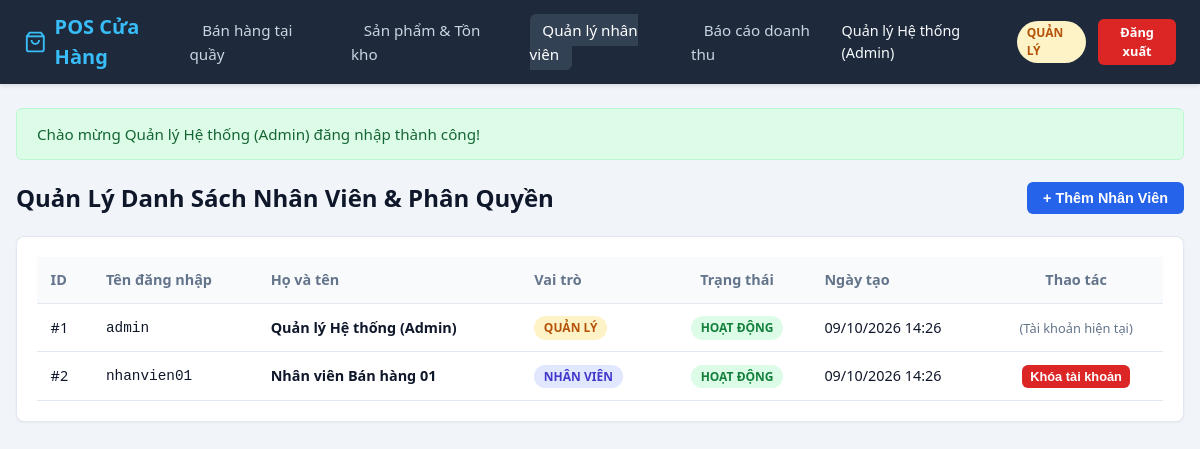
/web/src/users.php (signed in), run on the app's committed database.
### tables this page shows
CREATE TABLE IF NOT EXISTS `users` (
    `id` INT AUTO_INCREMENT PRIMARY KEY,
    `username` VARCHAR(50) NOT NULL UNIQUE,
    `password_hash` VARCHAR(255) NOT NULL,
    `full_name` VARCHAR(100) NOT NULL,
    `role` ENUM('manager', 'staff') NOT NULL,
    `is_active` TINYINT NOT NULL DEFAULT 1,
    `created_at` TIMESTAMP NOT NULL DEFAULT CURRENT_TIMESTAMP
);

### web/src/includes/auth.php (called while the page is built, shortened)
<?php
function is_logged_in() {
    return isset($_SESSION['user_id']) && !empty($_SESSION['user_id']);
}
function current_user() {
    return $_SESSION['user'] ?? null;
}
function is_manager() {
    return is_logged_in() && (current_user()['role'] ?? '') === 'manager';
}

### web/src/includes/helpers.php (called while the page is built, shortened)
<?php
function e($str) {
    return htmlspecialchars((string)$str, ENT_QUOTES, 'UTF-8');
}
function get_flash() {
    if (isset($_SESSION['flash'])) {
        $flash = $_SESSION['flash'];
        return $flash;
    }
    return null;
}

### web/src/users.php (the view, shortened to what this page needs)
<?php
require_once __DIR__ . '/includes/auth.php';
require_once __DIR__ . '/includes/helpers.php';
$pdo = get_db_connection();
$users = $pdo->query("SELECT id, username, full_name, role, is_active, created_at FROM users ORDER BY id ASC")->fetchAll();
require_once __DIR__ . '/includes/header.php';
?>
<div style="display: flex; justify-content: space-between; align-items: center; margin-bottom: 1.25rem;">
    <h2>Quản Lý Danh Sách Nhân Viên & Phân Quyền</h2>
    <button onclick="document.getElementById('user-modal').style.display='block'" class="btn btn-primary">+ Thêm Nhân Viên</button>
</div>
<div class="card">
    <div class="table-responsive">
        <table class="data-table">
            <thead>
                <tr>
                    <th>ID</th>
                    <th>Tên đăng nhập</th>
                    <th>Họ và tên</th>
                    <th>Vai trò</th>
                    <th style="text-align: center;">Trạng thái</th>
                    <th>Ngày tạo</th>
                    <th style="text-align: center;">Thao tác</th>
                </tr>
            </thead>
            <tbody>
                <?php foreach ($users as $u): ?>
                    <tr>
                        <td>#<?= $u['id'] ?></td>
                        <td><code><?= e($u['username']) ?></code></td>
                        <td><strong><?= e($u['full_name']) ?></strong></td>
                        <td>
                            <span class="badge <?= $u['role'] === 'manager' ? 'badge-manager' : 'badge-staff' ?>">
                                <?= $u['role'] === 'manager' ? 'Quản lý' : 'Nhân viên' ?>
                            </span>
                        </td>
                        <td style="text-align: center;">
                            <span class="badge <?= $u['is_active'] ? 'badge-success' : 'badge-danger' ?>">
                                <?= $u['is_active'] ? 'Hoạt động' : 'Đã khóa' ?>
                            </span>
                        </td>
                        <td><?= date('d/m/Y H:i', strtotime($u['created_at'])) ?></td>
                        <td style="text-align: center;">
                            <?php if ($u['id'] !== (int)$_SESSION['user_id']): ?>
                                <form method="POST" action="users.php" style="display: inline;" onsubmit="return confirm('Xác nhận đổi trạng thái khóa/mở tài khoản này?');">
                                    <button type="submit" class="btn <?= $u['is_active'] ? 'btn-danger' : 'btn-success' ?> btn-sm">
                                        <?= $u['is_active'] ? 'Khóa tài khoản' : 'Mở khóa' ?>
                                    </button>
                                </form>
                            <?php else: ?>
                                <span style="font-size: 0.8rem; color: var(--text-muted);">(Tài khoản hiện tại)</span>
                            <?php endif; ?>
                        </td>
                    </tr>
                <?php endforeach; ?>
            </tbody>
        </table>
    </div>
</div>
<?php require_once __DIR__ . '/includes/footer.php'; ?>

### web/src/includes/header.php (shortened to what this page needs)
<?php
require_once __DIR__ . '/auth.php';
require_once __DIR__ . '/helpers.php';
$user = current_user();
$current_page = basename($_SERVER['PHP_SELF']);
?>
<!DOCTYPE html>
<html lang="vi">
<head>
    <link rel="stylesheet" href="css/style.css">
</head>
<body>
<?php if (is_logged_in()): ?>
<nav class="navbar">
    <a href="pos.php" class="brand">
        <svg width="24" height="24" viewBox="0 0 24 24" fill="none" stroke="currentColor" stroke-width="2"><path d="M6 2L3 6v14a2 2 0 0 0 2 2h14a2 2 0 0 0 2-2V6l-3-4z"/><line x1="3" y1="6" x2="21" y2="6"/><path d="M16 10a4 4 0 0 1-8 0"/></svg>
        POS Cửa Hàng
    </a>
    <ul class="nav-links">
        <li><a href="pos.php" class="<?= $current_page === 'pos.php' ? 'active' : '' ?>">Bán hàng tại quầy</a></li>
        <li><a href="products.php" class="<?= $current_page === 'products.php' ? 'active' : '' ?>">Sản phẩm & Tồn kho</a></li>
        <?php if (is_manager()): ?>
            <li><a href="users.php" class="<?= $current_page === 'users.php' ? 'active' : '' ?>">Quản lý nhân viên</a></li>
            <li><a href="reports.php" class="<?= $current_page === 'reports.php' ? 'active' : '' ?>">Báo cáo doanh thu</a></li>
        <?php endif; ?>
    </ul>
    <div class="nav-user">
        <span><?= e($user['full_name']) ?></span>
        <span class="badge <?= $user['role'] === 'manager' ? 'badge-manager' : 'badge-staff' ?>">
            <?= $user['role'] === 'manager' ? 'Quản lý' : 'Nhân viên' ?>
        </span>
        <a href="logout.php" class="btn btn-danger btn-sm">Đăng xuất</a>
    </div>
</nav>
<?php endif; ?>
<div class="container">
    <?php $flash = get_flash(); if ($flash): ?>
        <div class="alert alert-<?= e($flash['type']) ?>">
            <?= e($flash['message']) ?>
        </div>
    <?php endif; ?>

### web/src/css/style.css (style rules this page uses)
:root { --primary: #2563eb; --primary-hover: #1d4ed8; --success: #16a34a; --danger: #dc2626; --warning: #d97706; --bg-main: #f1f5f9; --bg-card: #ffffff; --text-main: #0f172a; --text-muted: #64748b; --border: #e2e8f0; --font: system-ui, -apple-system, 'Segoe UI', Roboto, Helvetica, Arial, sans-serif; }
* { box-sizing: border-box; margin: 0; padding: 0; }
body { font-family: var(--font); background-color: var(--bg-main); color: var(--text-main); line-height: 1.5; min-height: 100vh; }
.navbar { background: #1e293b; color: #f8fafc; padding: 0.75rem 1.5rem; display: flex; justify-content: space-between; align-items: center; box-shadow: 0 2px 4px rgba(0,0,0,0.1); }
.navbar .brand { font-size: 1.25rem; font-weight: 700; color: #38bdf8; text-decoration: none; display: flex; align-items: center; gap: 0.5rem; }
.nav-links { display: flex; list-style: none; gap: 1rem; align-items: center; }
.nav-links a { color: #cbd5e1; text-decoration: none; padding: 0.4rem 0.8rem; border-radius: 6px; font-size: 0.95rem; font-weight: 500; transition: all 0.2s; }
.nav-links a:hover, .nav-links a.active { background: #334155; color: #ffffff; }
.nav-user { display: flex; align-items: center; gap: 0.75rem; font-size: 0.9rem; }
.badge { padding: 0.2rem 0.6rem; border-radius: 9999px; font-size: 0.75rem; font-weight: 600; text-transform: uppercase; }
.badge-manager { background: #fef3c7; color: #b45309; }
.badge-staff { background: #e0e7ff; color: #4338ca; }
.badge-success { background: #dcfce7; color: #15803d; }
.btn { display: inline-block; padding: 0.5rem 1rem; border-radius: 6px; font-size: 0.9rem; font-weight: 600; border: none; cursor: pointer; text-decoration: none; transition: background 0.2s, transform 0.1s; text-align: center; }
.btn-primary { background: var(--primary); color: white; }
.btn-danger { background: var(--danger); color: white; }
.btn-sm { padding: 0.25rem 0.5rem; font-size: 0.8rem; }
.container { max-width: 1400px; margin: 1.5rem auto; padding: 0 1rem; }
.alert { padding: 0.85rem 1.25rem; border-radius: 6px; margin-bottom: 1.25rem; font-size: 0.95rem; }
.alert-success { background: #dcfce7; color: #166534; border: 1px solid #bbf7d0; }
.card { background: var(--bg-card); border-radius: 8px; border: 1px solid var(--border); padding: 1.25rem; box-shadow: 0 1px 3px rgba(0,0,0,0.05); margin-bottom: 1.25rem; }
.table-responsive { overflow-x: auto; }
table.data-table { width: 100%; border-collapse: collapse; font-size: 0.9rem; }
table.data-table th, table.data-table td { padding: 0.75rem 0.85rem; text-align: left; border-bottom: 1px solid var(--border); }
table.data-table th { background: #f8fafc; font-weight: 600; color: var(--text-muted); }

### data on the page
users: full_name "Quản lý Hệ thống (Admin)", id "1", username "admin", role "QUẢN LÝ", is_active "HOẠT ĐỘNG", created_at "09/10/2026 14:26", shows "(Tài khoản hiện tại)"
users: id "2", username "nhanvien01", full_name "Nhân viên Bán hàng 01", role "NHÂN VIÊN", is_active "HOẠT ĐỘNG", created_at "09/10/2026 14:26"

### other printed values
$flash['message'] "Chào mừng Quản lý Hệ thống (Admin) đăng nhập thành công!"
